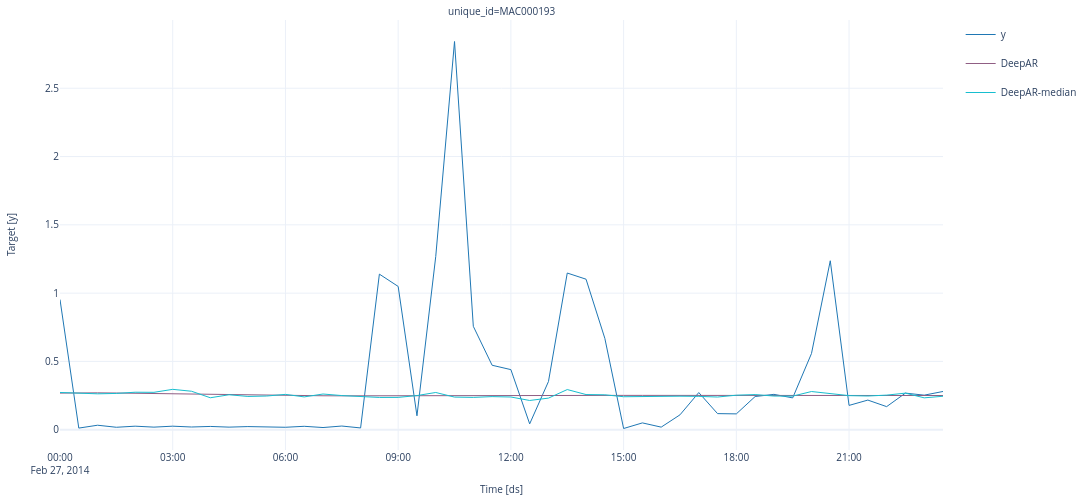

The code cell stored with this chart in its notebook:
### Code cell
horizon = 48

# Try different hyperparmeters to improve accuracy.
models = [
    DeepAR(
        input_size=2 * horizon,  # Length of input sequence (lookback window)
        h=horizon,  # Forecast horizon (number of future steps to predict)
        max_steps=200,  # Number of training steps (epochs)
        scaler_type="standard",  # Normalize the data for stable training
        accelerator="cpu",
    )
]

nf = NeuralForecast(models=models, freq="30m")
y_hat = nf.cross_validation(
    data,
    step_size=48,
    n_windows=1,
).drop("cutoff")

fig = plot_series(y_hat, y_hat)
fig.show()
evaluate(
    y_hat,
    metrics=metrics,
    train_df=data.select([id_, time_, target_]),
)
